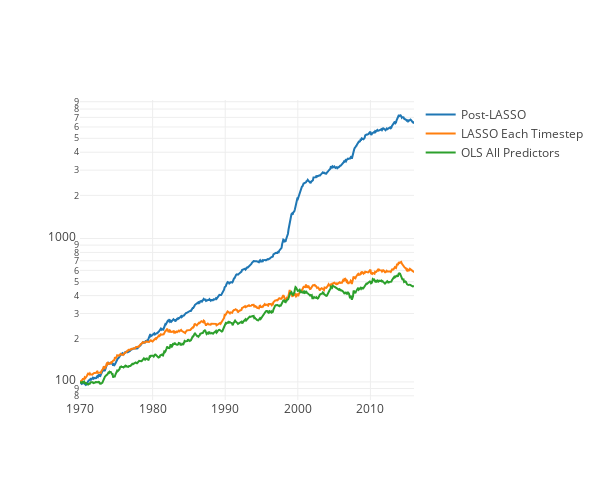

Notebook code for this chart:
### Code cell
mychart([perf_post_LASSO, perf_LASSO_each_timestep, perf_all_preds],["Post-LASSO", "LASSO Each Timestep", "OLS All Predictors"])

### Figure 1 — Plotly figure (JSON) as saved in the notebook; plotly's stock layout.template omitted (floating-point values rounded to 4 significant figures; data arrays with more than 128 entries replaced by an {"elided": "..."} marker saying what was removed)
{"data": [{"mode": "line", "name": "Post-LASSO", "type": "scatter", "x": {"elided": "576 float values"}, "y": {"elided": "576 float values"}}, {"mode": "line", "name": "LASSO Each Timestep", "type": "scatter", "x": {"elided": "576 float values"}, "y": {"elided": "576 float values"}}, {"mode": "line", "name": "OLS All Predictors", "type": "scatter", "x": {"elided": "576 float values"}, "y": {"elided": "576 float values"}}], "layout": {"autosize": false, "height": 480, "width": 600, "yaxis": {"autorange": true, "type": "log"}}}
